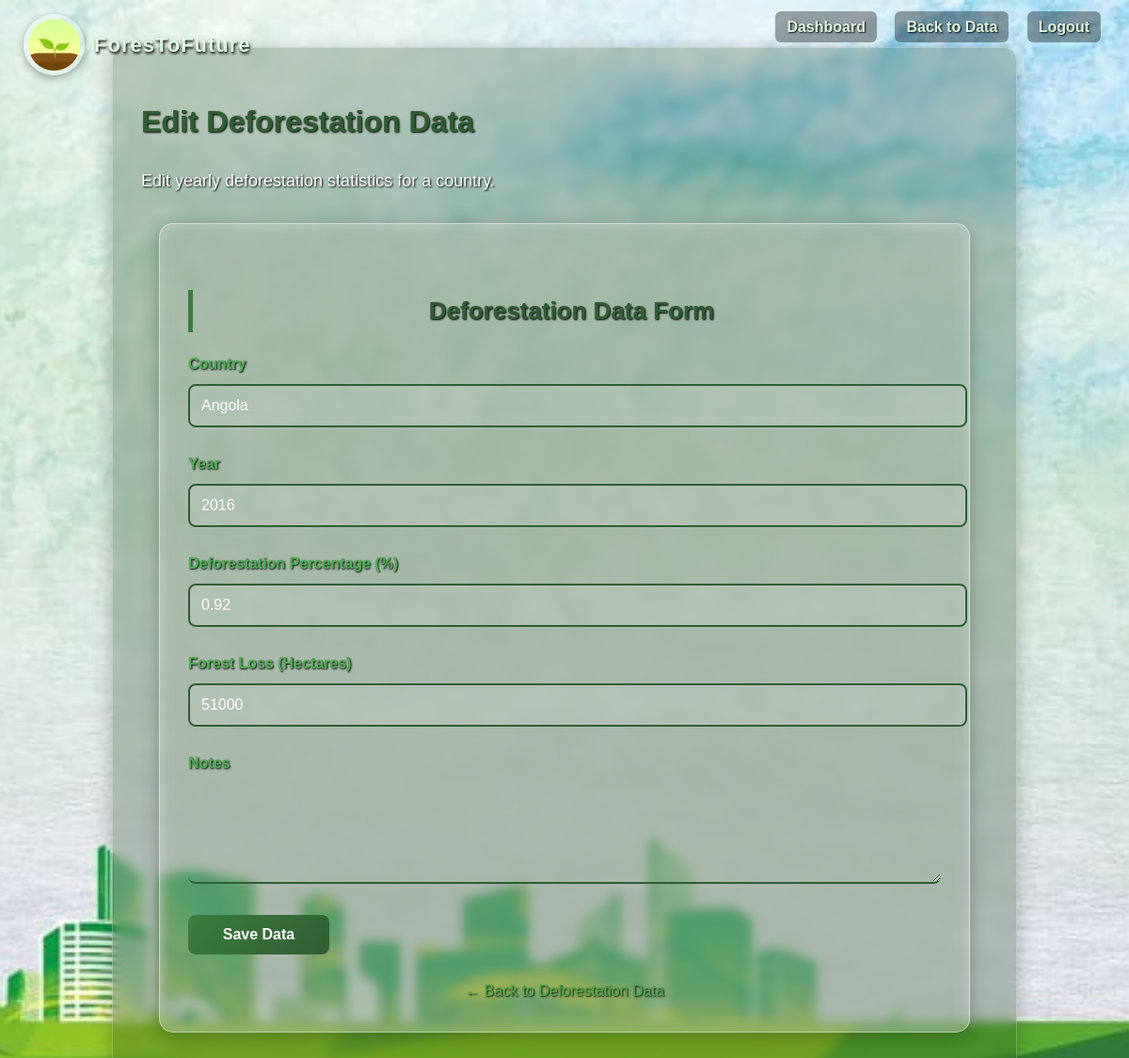
The page /admin/deforestation/edit/11 (signed in) on the database its author committed.
### models.py (models this page shows)
class DeforestationData(db.Model):
    __tablename__ = 'deforestation_data'
    id = db.Column(db.Integer, primary_key=True)
    country = db.Column(db.String(100), nullable=False)
    year = db.Column(db.Integer, nullable=False)
    deforestation_percentage = db.Column(db.Float, nullable=False)
    forest_loss_hectares = db.Column(db.Integer)
    notes = db.Column(db.Text)
    __table_args__ = (
        db.UniqueConstraint('country', 'year', name='unique_country_year'),
    )

### app.py (the view, shortened to what this page needs)
@app.route('/admin/deforestation/edit/<int:id>', methods=['GET', 'POST'])
def admin_edit_deforestation(id):
    if 'admin_id' not in session:
        flash("Please log in to access this page.", "error")
        return redirect(url_for('admin_login'))
    data = DeforestationData.query.get_or_404(id)
    form = DeforestationDataForm(obj=data)
    return render_template('admin_deforestation_form.html', form=form, action='Edit')

### forms.py
class DeforestationDataForm(FlaskForm):
    country = StringField('Country', validators=[DataRequired(), Length(max=100)])
    year = IntegerField('Year', validators=[DataRequired(), NumberRange(min=2000, max=2030)])
    deforestation_percentage = FloatField('Deforestation Percentage (%)', validators=[DataRequired(), NumberRange(min=0, max=100)])
    forest_loss_hectares = IntegerField('Forest Loss (Hectares)', validators=[Optional()])
    notes = TextAreaField('Notes', validators=[Optional()])
    submit = SubmitField('Save Data')

### templates/admin_deforestation_form.html (shortened to what this page needs)
{% extends "base.html" %}
{% block navigation %}
<nav class="top-right-nav">
    <a href="{{ url_for('admin_dashboard') }}">Dashboard</a>
    <a href="{{ url_for('admin_deforestation') }}">Back to Data</a>
    <a href="{{ url_for('admin_logout') }}">Logout</a>
</nav>
{% endblock %}
{% block content %}
<div class="content">
    <h1>{{ action }} Deforestation Data</h1>
    <p>{{ action }} yearly deforestation statistics for a country.</p>
    <div class="contactForm card-form" style="max-width: 800px; margin: 30px auto;">
        <form method="POST">
            <h2>Deforestation Data Form</h2>
            <div class="inputBox">
                {{ form.country.label }}
                {{ form.country(class="form-control") }}
            </div>
            <div class="inputBox">
                {{ form.year.label }}
                {{ form.year(class="form-control") }}
            </div>
            <div class="inputBox">
                {{ form.deforestation_percentage.label }}
                {{ form.deforestation_percentage(class="form-control", step="0.01") }}
            </div>
            <div class="inputBox">
                {{ form.forest_loss_hectares.label }}
                {{ form.forest_loss_hectares(class="form-control") }}
            </div>
            <div class="inputBox">
                {{ form.notes.label }}
                {{ form.notes(rows=4, style="height: auto;") }}
            </div>
            <div class="inputBox">
                {{ form.submit(class="submit-btn") }}
            </div>
        </form>
        <div style="text-align: center; margin-top: 15px;">
            <a href="{{ url_for('admin_deforestation') }}" style="color: #4caf50; text-decoration: none;">← Back to Deforestation Data</a>
        </div>
    </div>
</div>
{% endblock %}

### templates/base.html (shortened to what this page needs)
<!DOCTYPE html>
<html lang="en">
<head>
<link rel="stylesheet" href="https://cdnjs.cloudflare.com/ajax/libs/font-awesome/6.5.0/css/all.min.css">
<link rel="stylesheet" type="text/css" href="{{ url_for('static', filename='style.css') }}">
    <link rel="stylesheet" type="text/css" href="{{ url_for('static', filename='style.css') }}">
</head>
<body>
    <div class="logo-container">
        <img src="{{ url_for('static', filename='logo-10.webp') }}" alt="ForesToFuture Logo">
        <span class="logo-text">ForesToFuture</span>
    </div>
    {% block navigation %}{% endblock %}
    {% block content %}{% endblock %}
</body>
</html>

### static/style.css (style rules this page uses)
body { margin: 0; padding: 0; font-family: Arial, sans-serif; background-image: url("ghg.jpg"); background-size: cover; background-position: center; background-repeat: no-repeat; background-attachment: fixed; color: #ffffff; text-shadow: 1px 1px 2px black; }
.logo-container { position: fixed; top: 15px; left: 25px; display: flex; align-items: center; z-index: 1500; }
.logo-container img { width: 55px; height: 55px; border-radius: 50%; object-fit: cover; background: rgba(255,255,255,0.3); padding: 5px; box-shadow: 0 3px 8px rgba(0,0,0,0.3); }
.logo-container .logo-text { font-size: 22px; margin-left: 10px; color: #dff8df; font-weight: bold; text-shadow: 1px 2px 3px #000; letter-spacing: 1px; }
.top-right-nav { position: fixed; top: 20px; right: 30px; z-index: 1000; }
.top-right-nav a { margin-left: 15px; text-decoration: none; font-weight: bold; color: #dff8df; padding: 8px 12px; border-radius: 6px; background-color: rgba(0,0,0,0.35); transition: 0.3s; }
.content { max-width: 900px; margin: 50px auto; padding: 30px; background: rgba(20, 60, 20, 0.25); backdrop-filter: blur(6px); -webkit-backdrop-filter: blur(6px); border-radius: 15px; border: 1px solid rgba(255, 255, 255, 0.25); box-shadow: 0 4px 20px rgba(0, 0, 0, 0.25); line-height: 1.7; }
.content h1 { color: #2f5d34; margin-bottom: 20px; }
.content h2 { color: #2f5d34; border-left: 5px solid #3c7d3c; padding-left: 10px; margin-top: 40px; }
.content p { line-height: 1.7; font-size: 18px; text-align: justify; margin-bottom: 20px; }
.contactForm { position: relative; padding-bottom: 150px; }
.card-form { flex: 1; background: rgba(255, 255, 255, 0.30); backdrop-filter: blur(8px); -webkit-backdrop-filter: blur(8px); padding: 30px; border-radius: 15px; border: 1px solid rgba(255, 255, 255, 0.45); box-shadow: 0 4px 20px rgba(0, 0, 0, 0.25); color: #1a1a1a; }
.card-form h2 { margin-bottom: 20px; font-size: 26px; color: #2f5d34; text-align: center; font-weight: bold; }
.card-form .inputBox { position: relative; width: 100%; margin-bottom: 25px; }
.card-form .inputBox input, .card-form .inputBox textarea { width: 100%; padding: 12px 0; background: transparent; border: none; border-bottom: 2px solid #2f5d34; outline: none; font-size: 16px; color: #000; }
.card-form .inputBox textarea { min-height: 80px; resize: vertical; }
.card-form .inputBox label { display: block; margin-bottom: 8px; color: #4caf50; font-weight: bold; }
.card-form input[type="submit"], .card-form .submit-btn { width: 150px; padding: 12px 18px; background: linear-gradient(135deg, #3c7d3c, #2f5d34); color: #fff; border: none; border-radius: 8px; cursor: pointer; transition: 0.3s; font-size: 16px; font-weight: bold; }

### templates/base.html (style rules this page uses)
body { opacity: 1; transition: opacity 0.6s ease; }

### templates/admin_deforestation_form.html (style rules this page uses)
.inputBox input[type="text"], .inputBox input[type="number"], .inputBox textarea { width: 100%; padding: 12px; background: rgba(255,255,255,0.1); border: 2px solid #2f5d34; border-radius: 8px; color: white; font-size: 16px; }
.inputBox textarea { resize: vertical; }
.inputBox label { display: block; margin-bottom: 8px; color: #4caf50; font-weight: bold; }
.form-control { width: 100%; }

### rows shown on the page
DeforestationData: country "Angola", year "2016", deforestation_percentage "0.92", forest_loss_hectares "51000"

### other values the page prints
{{ action }} "Edit"
